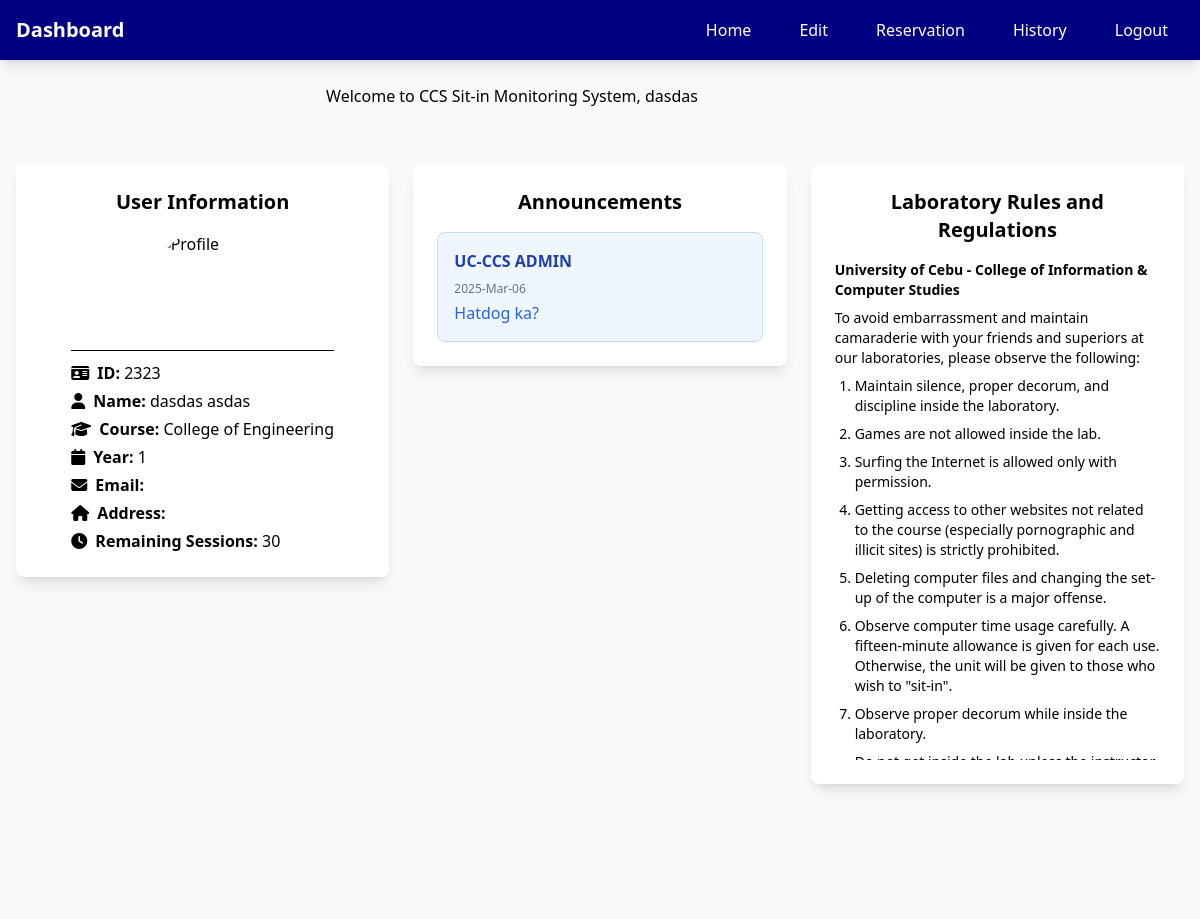
/index.php (signed in), run on an earlier commit of the app's database.
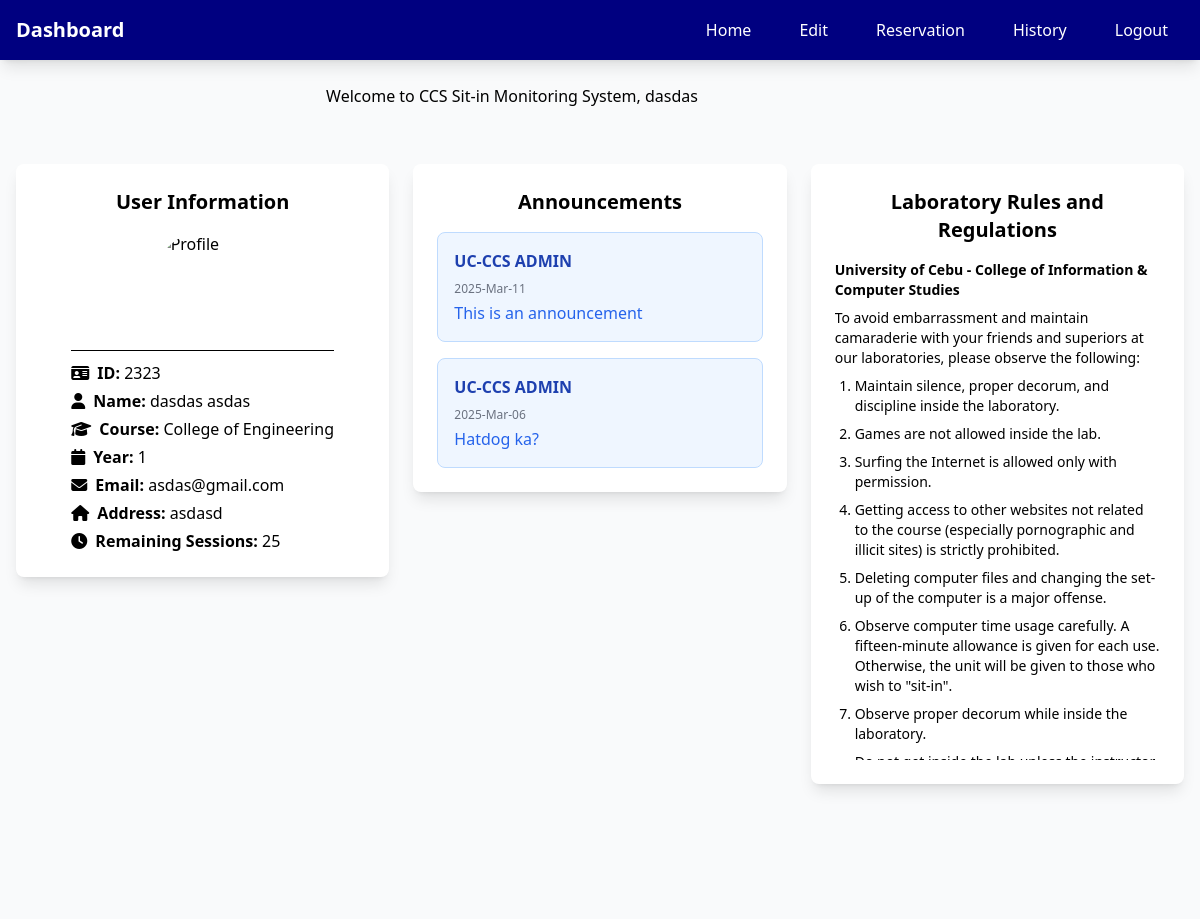
And on a later commit of the database.
### tables this page shows
CREATE TABLE `announcements` (
  `announce_id` int(11) NOT NULL,
  `admin_username` varchar(25) NOT NULL,
  `date` varchar(25) NOT NULL,
  `message` varchar(255) NOT NULL
);

CREATE TABLE `students` (
  `StudID` int(11) NOT NULL,
  `IDNO` int(11) NOT NULL,
  `Last_Name` varchar(100) NOT NULL,
  `First_Name` varchar(100) NOT NULL,
  `Mid_Name` varchar(100) NOT NULL,
  `Course` varchar(100) NOT NULL,
  `Year_lvl` int(11) NOT NULL,
  `Username` varchar(100) NOT NULL,
  `Password` varchar(100) NOT NULL,
  `profile_image` varchar(255) NOT NULL,
  `Email` varchar(255) NOT NULL,
  `Address` varchar(255) NOT NULL
);

CREATE TABLE `student_session` (
  `id_number` int(11) NOT NULL,
  `remaining_sessions` int(11) NOT NULL DEFAULT 30
);

### index.php (the view, shortened to what the changed rows need)
<?php
include 'header.php';
$servername = "localhost";
$username = "root";
$password = "";
$database = "users";
$conn = new mysqli($servername, $username, $password, $database);
$firstname = $_SESSION['firstname'];
$sql = "SELECT s.profile_image, ss.remaining_sessions
        FROM students s
        LEFT JOIN student_session ss ON s.IDNO = ss.id_number
        WHERE s.First_Name = ?";
$stmt = $conn->prepare($sql);
$stmt->bind_param("s", $firstname);
$stmt->execute();
$result = $stmt->get_result();
$user = $result->fetch_assoc();
$remainingSessions = $user['remaining_sessions'] ?? 30;
$sql = "SELECT * FROM announcements ORDER BY date DESC LIMIT 10";
$result = $conn->query($sql);
$announcements = [];
if ($result->num_rows > 0) {
    while ($row = $result->fetch_assoc()) {
        $announcements[] = $row;
    }
}
?>
<link rel="stylesheet" href="https://cdnjs.cloudflare.com/ajax/libs/font-awesome/6.4.0/css/all.min.css">
<header class="text-black py-6 slide-in-top text-center">
    <div class="container text-center">
        <h1>Welcome to CCS Sit-in Monitoring System, <?php echo htmlspecialchars($firstname) ?></h1>
    </div>
</header>
<div class="max-w-7xl mx-auto px-4 py-8">
    <div class="grid grid-cols-1 md:grid-cols-3 gap-6">
        <div class="bg-white rounded-lg shadow-lg p-6 h-fit slide-in-top animation-delay-100">
            <div class="flex flex-col items-center">
                <div class="space-y-1">
                <hr>
                    <p><i class="fas fa-id-card mr-2"></i><span class="font-semibold">ID:</span> <?php echo htmlspecialchars($_SESSION['IDNO']); ?></p>
                    <p><i class="fas fa-user mr-2"></i><span class="font-semibold">Name:</span> <?php echo htmlspecialchars($_SESSION['firstname'] . " " . $_SESSION['lastname']); ?></p>
                    <p><i class="fas fa-graduation-cap mr-2"></i><span class="font-semibold">Course:</span> <?php echo htmlspecialchars($_SESSION['course']); ?></p>
                    <p><i class="fas fa-calendar mr-2"></i><span class="font-semibold">Year:</span> <?php echo htmlspecialchars($_SESSION['yearlvl']); ?></p>
                    <p><i class="fas fa-envelope mr-2"></i><span class="font-semibold">Email:</span> <?php echo htmlspecialchars($_SESSION['Email'] ?? 'Not set'); ?></p>
                    <p class="max-w-xs break-words"><i class="fas fa-home mr-2"></i><span class="font-semibold">Address:</span> <?php echo htmlspecialchars($_SESSION['Address'] ?? 'Not set'); ?></p>
                    <p><i class="fas fa-clock mr-2"></i><span class="font-semibold">Remaining Sessions:</span> <?php echo htmlspecialchars($remainingSessions); ?></p>
                </div>
            </div>
        </div>
        <div class="bg-white rounded-lg shadow-lg p-6 h-fit slide-in-top animation-delay-200">
            <div class="space-y-4 scrollable-content max-h-64">
                <?php if (empty($announcements)): ?>
                    <div class="bg-blue-50 border border-blue-200 rounded-lg p-4">
                        <h6 class="font-semibold text-blue-800 mb-2">UC-CCS ADMIN</h6>
                        <p class="text-blue-600">No announcements available at this time.</p>
                    </div>
                <?php else: ?>
                    <?php foreach ($announcements as $index => $announcement):
                        $isNew = (strtotime($announcement['date']) > strtotime('-1 day'));
                        $class = $isNew ? 'new-announcement' : '';
                    ?>
                        <div class="bg-blue-50 border border-blue-200 rounded-lg p-4 <?php echo $class; ?>">
                            <h6 class="font-semibold text-blue-800 mb-2">
                                UC-CCS ADMIN
                            </h6>
                            <p class="text-gray-500 text-xs mb-1"><?php echo date('Y-M-d', strtotime($announcement['date'])); ?></p>
                            <p class="text-blue-600"><?php echo htmlspecialchars($announcement['message']); ?></p>
                        </div>
                    <?php endforeach; ?>
                <?php endif; ?>
            </div>
        </div>
    </div>
</div>
</body>
</html>

What changed in the data, as far as the page shows it:
now on this page (row edited): students: student_session.remaining_sessions "25"
added announcements: date "2025-Mar-11", message "This is an announcement"
Also different on the page:
$_SESSION['Email']: (not shown) → "asdas@gmail.com"
$_SESSION['Address']: (not shown) → "asdasd"
$remainingSessions: "30" → (not shown)
